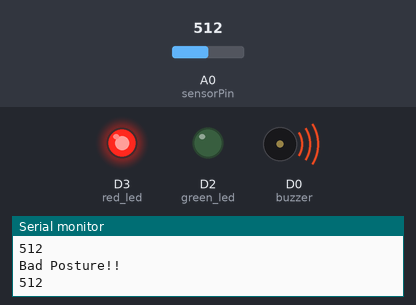
A sketch run on a simulated ESP8266 (NodeMCU). Shown: output pins drawn as LEDs (lit = HIGH), buzzer (waves = sounding, pin HIGH), the last lines printed to the serial monitor. Inputs (shaded band) come from the test bench; at power-on: A0 (sensorPin) = 512. WiFi joins after 1.5 s; servers stay silent unless stated.

Above: at 3.2 s.
3.3 s: A0 (sensorPin) set to 888
4.9 s: A0 (sensorPin) set to 911
At 6.4 s:
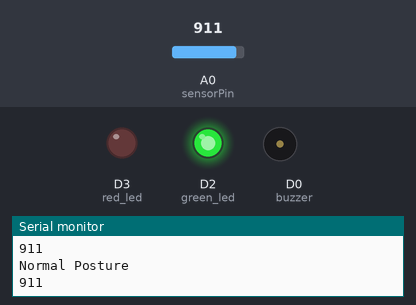
6.9 s: A0 (sensorPin) set to 880
At 8.4 s:
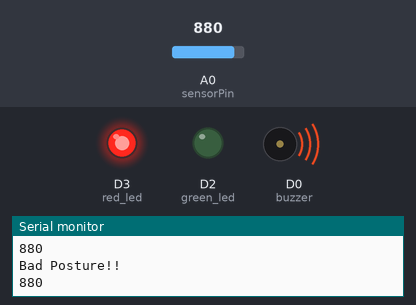
8.7 s: A0 (sensorPin) set to 910
At 10.1 s:
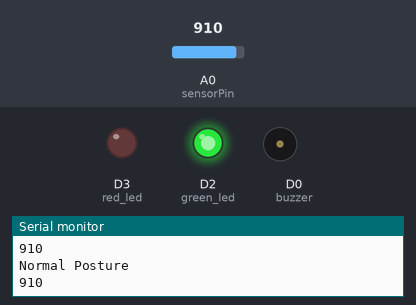
Timing chart, 0 to 11.7 s (numbered marks = the images above; inputs shaded):
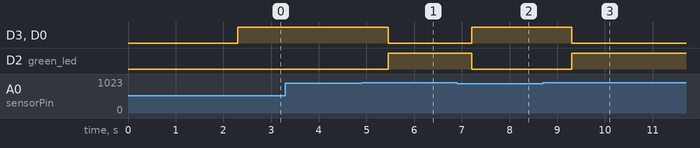

Measured:
- the behaviour switches between 900 and 901 on A0 (sensorPin) (found by bisection; images 0 and 1)
- after the input at 4.9 s, D3 (red_led), D0 (buzzer): HIGH → LOW after 0.56 s; D2 (green_led): LOW → HIGH after 0.56 s
- after the input at 6.9 s, D3 (red_led), D0 (buzzer): LOW → HIGH after 0.31 s; D2 (green_led): HIGH → LOW after 0.31 s
- after the input at 8.7 s, D3 (red_led), D0 (buzzer): HIGH → LOW after 0.61 s; D2 (green_led): LOW → HIGH after 0.61 s

The sketch:

po.ino
```cpp
#include <ESP8266WiFi.h>
#include <ESP8266WiFiMulti.h>
#ifndef STASSID
#define STASSID "guest-TheCircle"
#define STAPSK  "Guest@811"
#endif
#include <WiFiClient.h>
#include <ThingSpeak.h>
#include <Wire.h>
#include <LiquidCrystal_I2C.h>
const char* ssid     = STASSID;
const char* password = STAPSK;
# define sensorPin A0
# define buzzer D0
# define red_led D3
# define green_led D2

ESP8266WiFiMulti WiFiMulti;


WiFiClient client;

unsigned long myChannelNumber = 906882;

const char * myWriteAPIKey = "77826LOSB65OVA4K";
void setup()

{

Serial.begin(9600);

// Connect to WiFi network
  WiFi.mode(WIFI_STA);
  WiFiMulti.addAP(ssid, password);
   while (WiFiMulti.run() != WL_CONNECTED) {
    Serial.print(".");
    delay(500);
  }

  Serial.println("");
  Serial.println("WiFi connected");
  Serial.println("IP address: ");
  Serial.println(WiFi.localIP());

  delay(500);
  ThingSpeak.begin(client);
  pinMode(sensorPin,INPUT);
  pinMode(buzzer,OUTPUT);
  pinMode(green_led,OUTPUT);
  pinMode(red_led,OUTPUT);
}


void loop()

{
  int data = analogRead(sensorPin);
  Serial.println(data);

ThingSpeak.writeField(myChannelNumber, 1,data, myWriteAPIKey); //Update in ThingSpeak
if (data<890)
{
  digitalWrite(red_led,HIGH);
  digitalWrite(green_led,LOW);
  Serial.println("Bad Posture!!");
  digitalWrite(buzzer,HIGH);
}
else if((data>900)&&(data<=1024))
{
  digitalWrite(red_led,LOW);
  digitalWrite(green_led,HIGH);
  digitalWrite(buzzer,LOW);
  Serial.println("Normal Posture");
}
delay(50);
}
```
